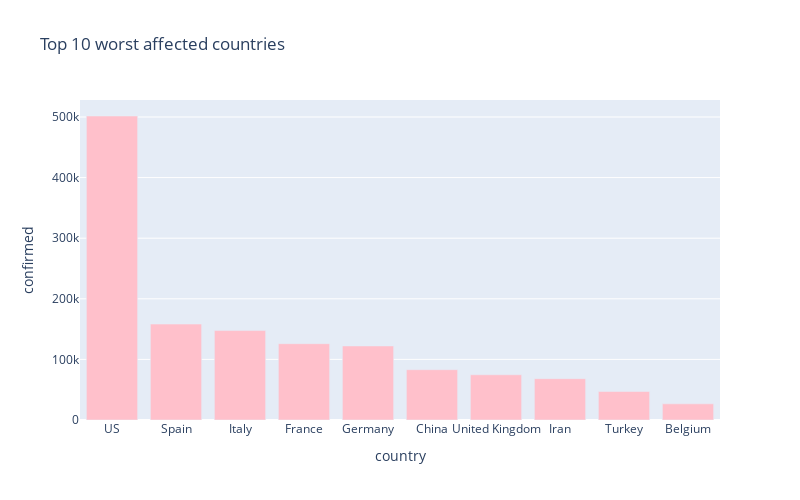

Write notebook code for a chart like this one.
### Markdown cell above
##  10 worst hit countries - Confirmed cases

### Code cell
px.bar(
    sorted_country_df.head(10),
    x = "country",
    y = "confirmed",
    title= "Top 10 worst affected countries", # the axis names
    color_discrete_sequence=["pink"], 
    height=500,
    width=800
)

### Figure 1 — Plotly figure (JSON) as saved in the notebook; plotly's stock layout.template omitted (floating-point values rounded to 4 significant figures)
{"data": [{"alignmentgroup": "True", "hoverlabel": {"namelength": 0}, "hovertemplate": "country=%{x}<br>confirmed=%{y}", "legendgroup": "", "marker": {"color": "pink"}, "name": "", "offsetgroup": "", "orientation": "v", "showlegend": false, "textposition": "auto", "type": "bar", "x": ["US", "Spain", "Italy", "France", "Germany", "China", "United Kingdom", "Iran", "Turkey", "Belgium"], "xaxis": "x", "y": [501609, 158273, 147577, 125931, 122171, 83003, 74605, 68192, 47029, 26667], "yaxis": "y"}], "layout": {"barmode": "relative", "height": 500, "legend": {"tracegroupgap": 0}, "title": {"text": "Top 10 worst affected countries"}, "width": 800, "xaxis": {"anchor": "y", "domain": [0, 1], "title": {"text": "country"}}, "yaxis": {"anchor": "x", "domain": [0, 1], "title": {"text": "confirmed"}}}}
